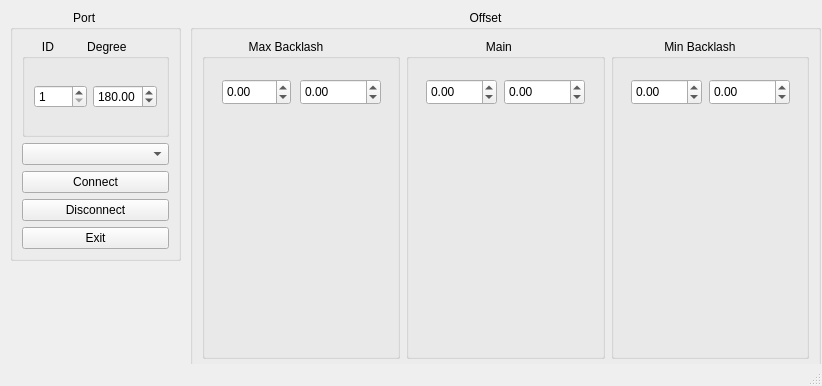
<?xml version="1.0" encoding="UTF-8"?>
<ui version="4.0">
 <class>MainWindow</class>
 <widget class="QMainWindow" name="MainWindow">
  <property name="geometry">
   <rect>
    <x>0</x>
    <y>0</y>
    <width>822</width>
    <height>386</height>
   </rect>
  </property>
  <property name="windowTitle">
   <string>MainWindow</string>
  </property>
  <widget class="QWidget" name="centralwidget">
   <widget class="QGroupBox" name="groupBox_4">
    <property name="geometry">
     <rect>
      <x>190</x>
      <y>10</y>
      <width>631</width>
      <height>361</height>
     </rect>
    </property>
    <property name="title">
     <string>                                                                                    Offset                     </string>
    </property>
    <layout class="QHBoxLayout" name="horizontalLayout">
     <item>
      <widget class="QGroupBox" name="max">
       <property name="title">
        <string>              Max Backlash    </string>
       </property>
       <widget class="QLabel" name="maxHorn">
        <property name="geometry">
         <rect>
          <x>40</x>
          <y>70</y>
          <width>121</width>
          <height>121</height>
         </rect>
        </property>
        <property name="text">
         <string/>
        </property>
        <property name="pixmap">
         <pixmap>Horn.png</pixmap>
        </property>
        <property name="scaledContents">
         <bool>true</bool>
        </property>
       </widget>
       <widget class="QLabel" name="maxServo">
        <property name="geometry">
         <rect>
          <x>-20</x>
          <y>60</y>
          <width>241</width>
          <height>261</height>
         </rect>
        </property>
        <property name="midLineWidth">
         <number>0</number>
        </property>
        <property name="text">
         <string/>
        </property>
        <property name="pixmap">
         <pixmap>Servo.png</pixmap>
        </property>
        <property name="scaledContents">
         <bool>true</bool>
        </property>
       </widget>
       <widget class="QDoubleSpinBox" name="maxAngleText">
        <property name="geometry">
         <rect>
          <x>20</x>
          <y>40</y>
          <width>69</width>
          <height>26</height>
         </rect>
        </property>
        <property name="minimum">
         <double>-359.000000000000000</double>
        </property>
        <property name="maximum">
         <double>359.000000000000000</double>
        </property>
        <property name="singleStep">
         <double>0.010000000000000</double>
        </property>
       </widget>
       <widget class="QDoubleSpinBox" name="maxValueText">
        <property name="geometry">
         <rect>
          <x>98</x>
          <y>40</y>
          <width>81</width>
          <height>26</height>
         </rect>
        </property>
        <property name="minimum">
         <double>-359.000000000000000</double>
        </property>
        <property name="maximum">
         <double>359.000000000000000</double>
        </property>
        <property name="singleStep">
         <double>0.010000000000000</double>
        </property>
       </widget>
       <zorder>maxServo</zorder>
       <zorder>maxHorn</zorder>
       <zorder>maxAngleText</zorder>
       <zorder>maxValueText</zorder>
      </widget>
     </item>
     <item>
      <widget class="QGroupBox" name="main">
       <property name="title">
        <string>                        Main     </string>
       </property>
       <widget class="QLabel" name="mainServo">
        <property name="geometry">
         <rect>
          <x>-20</x>
          <y>60</y>
          <width>241</width>
          <height>261</height>
         </rect>
        </property>
        <property name="midLineWidth">
         <number>0</number>
        </property>
        <property name="text">
         <string/>
        </property>
        <property name="pixmap">
         <pixmap>Servo.png</pixmap>
        </property>
        <property name="scaledContents">
         <bool>true</bool>
        </property>
       </widget>
       <widget class="QDoubleSpinBox" name="mainAngleText">
        <property name="geometry">
         <rect>
          <x>20</x>
          <y>40</y>
          <width>71</width>
          <height>26</height>
         </rect>
        </property>
        <property name="minimum">
         <double>-359.000000000000000</double>
        </property>
        <property name="maximum">
         <double>359.000000000000000</double>
        </property>
        <property name="singleStep">
         <double>0.010000000000000</double>
        </property>
       </widget>
       <widget class="QDoubleSpinBox" name="mainValueText">
        <property name="geometry">
         <rect>
          <x>98</x>
          <y>40</y>
          <width>81</width>
          <height>26</height>
         </rect>
        </property>
        <property name="minimum">
         <double>-359.000000000000000</double>
        </property>
        <property name="maximum">
         <double>359.000000000000000</double>
        </property>
        <property name="singleStep">
         <double>0.010000000000000</double>
        </property>
       </widget>
       <widget class="QLabel" name="mainHorn">
        <property name="geometry">
         <rect>
          <x>40</x>
          <y>70</y>
          <width>121</width>
          <height>121</height>
         </rect>
        </property>
        <property name="text">
         <string/>
        </property>
        <property name="pixmap">
         <pixmap>Horn.png</pixmap>
        </property>
        <property name="scaledContents">
         <bool>true</bool>
        </property>
       </widget>
      </widget>
     </item>
     <item>
      <widget class="QGroupBox" name="min">
       <property name="title">
        <string>                Min Backlash      </string>
       </property>
       <widget class="QLabel" name="minServo">
        <property name="geometry">
         <rect>
          <x>-20</x>
          <y>60</y>
          <width>241</width>
          <height>261</height>
         </rect>
        </property>
        <property name="midLineWidth">
         <number>0</number>
        </property>
        <property name="text">
         <string/>
        </property>
        <property name="pixmap">
         <pixmap>Servo.png</pixmap>
        </property>
        <property name="scaledContents">
         <bool>true</bool>
        </property>
       </widget>
       <widget class="QDoubleSpinBox" name="minAngleText">
        <property name="geometry">
         <rect>
          <x>20</x>
          <y>40</y>
          <width>71</width>
          <height>26</height>
         </rect>
        </property>
        <property name="minimum">
         <double>-359.000000000000000</double>
        </property>
        <property name="maximum">
         <double>359.000000000000000</double>
        </property>
        <property name="singleStep">
         <double>0.010000000000000</double>
        </property>
       </widget>
       <widget class="QDoubleSpinBox" name="minValueText">
        <property name="geometry">
         <rect>
          <x>98</x>
          <y>40</y>
          <width>81</width>
          <height>26</height>
         </rect>
        </property>
        <property name="minimum">
         <double>-359.000000000000000</double>
        </property>
        <property name="maximum">
         <double>359.000000000000000</double>
        </property>
        <property name="singleStep">
         <double>0.010000000000000</double>
        </property>
       </widget>
       <widget class="QLabel" name="minHorn">
        <property name="geometry">
         <rect>
          <x>40</x>
          <y>70</y>
          <width>121</width>
          <height>121</height>
         </rect>
        </property>
        <property name="text">
         <string/>
        </property>
        <property name="pixmap">
         <pixmap>Horn.png</pixmap>
        </property>
        <property name="scaledContents">
         <bool>true</bool>
        </property>
       </widget>
      </widget>
     </item>
    </layout>
   </widget>
   <widget class="QGroupBox" name="groupBox">
    <property name="geometry">
     <rect>
      <x>10</x>
      <y>10</y>
      <width>171</width>
      <height>251</height>
     </rect>
    </property>
    <property name="title">
     <string>                   Port     </string>
    </property>
    <layout class="QVBoxLayout" name="verticalLayout">
     <item>
      <widget class="QGroupBox" name="groupBox_2">
       <property name="title">
        <string>      ID          Degree           </string>
       </property>
       <layout class="QHBoxLayout" name="horizontalLayout_2">
        <item>
         <widget class="QSpinBox" name="servoID">
          <property name="minimum">
           <number>1</number>
          </property>
          <property name="maximum">
           <number>20</number>
          </property>
         </widget>
        </item>
        <item>
         <widget class="QDoubleSpinBox" name="servoInputDeg">
          <property name="maximum">
           <double>359.000000000000000</double>
          </property>
          <property name="value">
           <double>180.000000000000000</double>
          </property>
         </widget>
        </item>
       </layout>
      </widget>
     </item>
     <item>
      <widget class="QComboBox" name="connectionPort"/>
     </item>
     <item>
      <widget class="QPushButton" name="connectButton">
       <property name="text">
        <string>Connect</string>
       </property>
      </widget>
     </item>
     <item>
      <widget class="QPushButton" name="disconnectButton">
       <property name="text">
        <string>Disconnect</string>
       </property>
      </widget>
     </item>
     <item>
      <widget class="QPushButton" name="exitButton">
       <property name="text">
        <string>Exit</string>
       </property>
      </widget>
     </item>
    </layout>
   </widget>
   <widget class="QLabel" name="label">
    <property name="geometry">
     <rect>
      <x>340</x>
      <y>230</y>
      <width>331</width>
      <height>101</height>
     </rect>
    </property>
    <property name="text">
     <string/>
    </property>
    <property name="pixmap">
     <pixmap>StikerBarelang.png</pixmap>
    </property>
    <property name="scaledContents">
     <bool>true</bool>
    </property>
   </widget>
  </widget>
  <widget class="QMenuBar" name="menubar">
   <property name="geometry">
    <rect>
     <x>0</x>
     <y>0</y>
     <width>822</width>
     <height>22</height>
    </rect>
   </property>
  </widget>
  <widget class="QStatusBar" name="statusbar"/>
 </widget>
 <resources/>
 <connections/>
</ui>
